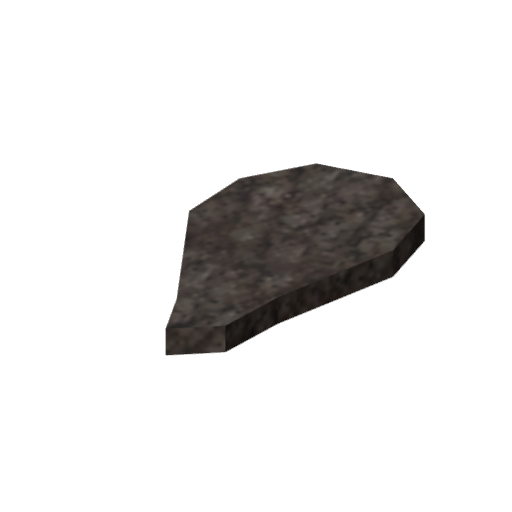
#> input picture docs/images/items/all/19882_marcossteak2.png, 512 x 512 px
$ python -i recipe_icons.py   (imports and definitions only)
#> lines starting #> are read from the running program, lines starting #| are printed output that depends on the picture
"""Writes the crafting resource's item icons for the /recipes window.

    python -m tools.recipe_icons

Reads docs/images/items/all/index.json and its 512px renders (written by tools.render_item_models --all --set all),
crops each render to its visible pixels, pads it square and scales it to SIZE px into
resources/[scavengesurvive]/crafting/client/icons/, then writes the uname -> file map (client/icons.lua) and the
meta.xml <file> lines between the icons markers. Run it again after re-rendering items.
"""
from __future__ import annotations

import json
import re
from pathlib import Path

from PIL import Image

ROOT = Path(__file__).resolve().parents[1]
RENDERS = ROOT / "docs" / "images" / "items" / "all"
RESOURCE = ROOT / "resources" / "[scavengesurvive]" / "crafting"
ICONS = RESOURCE / "client" / "icons"
MAP = RESOURCE / "client" / "icons.lua"
META = RESOURCE / "meta.xml"
SIZE = 64
PAD = 2  # transparent border so the scaled edge does not clip


def icon(src: Path, dst: Path) -> None:
#> called with dst = 'out.png'
    im = Image.open(src).convert("RGBA")
#> im is the input picture: PIL image 512x512 RGBA; mean R, G, B, A 7.9, 7.1, 6.6, 31.8
    box = im.getchannel("A").getbbox()
#> box = (165, 163, 426, 356)
    if box:
        im = im.crop(box)
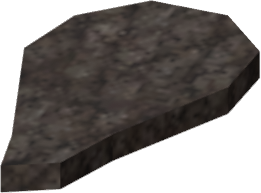
#> im: PIL image 261x193 RGBA; mean R, G, B, A 40.8, 36.5, 34.1, 165.6; transparent parts drawn white
    side = max(im.size)
#> side = 261
    square = Image.new("RGBA", (side, side))
#> square: PIL image 261x261 RGBA; every value is 0
    square.paste(im, ((side - im.width) // 2, (side - im.height) // 2))
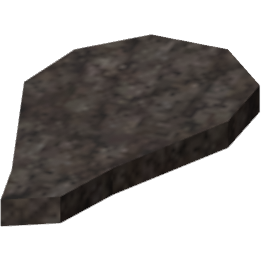
#> square: PIL image 261x261 RGBA; mean R, G, B, A 30.2, 27, 25.2, 122.4; transparent parts drawn white
    inner = SIZE - 2 * PAD
    out = Image.new("RGBA", (SIZE, SIZE))
#> out: PIL image 64x64 RGBA; every value is 0
    out.paste(square.resize((inner, inner), Image.LANCZOS), (PAD, PAD))
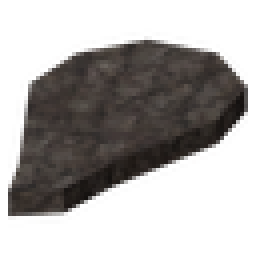
#> out: PIL image 64x64 RGBA (shown 4 times larger); mean R, G, B, A 28.5, 25.4, 23.7, 107.6; transparent parts drawn white
    out.save(dst, optimize=True)


def main() -> int:
    index: dict[str, str] = json.loads((RENDERS / "index.json").read_text(encoding="utf8"))
    index = {u: f for u, f in index.items() if (RENDERS / f).is_file()}
    files = sorted(set(index.values()))
    ICONS.mkdir(parents=True, exist_ok=True)
    for old in ICONS.glob("*.png"):
        if old.name not in files:
            old.unlink()
    for f in files:
        icon(RENDERS / f, ICONS / f)
    rows = "\n".join(f'    {u} = "{f}",' for u, f in sorted(index.items()))
    MAP.write_text(
        "-- Generated by tools/recipe_icons.py from docs/images/items/all/index.json. Do not edit.\n"
        f"return {{\n{rows}\n}}\n",
        encoding="utf8",
    )
    lines = "\n".join(f'    <file src="client/icons/{f}"/>' for f in files)
    meta = META.read_text(encoding="utf8")
    block = f"    <!-- icons:begin (tools/recipe_icons.py) -->\n{lines}\n    <!-- icons:end -->"
    pattern = re.compile(r"    <!-- icons:begin.*?<!-- icons:end -->", re.S)
    meta = pattern.sub(lambda _: block, meta) if pattern.search(meta) else meta.replace("</meta>", f"{block}\n</meta>")
    META.write_text(meta, encoding="utf8")
    size = sum((ICONS / f).stat().st_size for f in files)
    print(f"recipe_icons: {len(index)} items, {len(files)} icons, {size // 1024} KiB -> {ICONS.relative_to(ROOT)}")
    return 0


# [2 lines not run here, left out]

>>> result = icon('../docs/images/items/all/19882_marcossteak2.png', 'out.png')

$ run again, on docs/images/items/all/21317_tampa_door_lf_ok.png
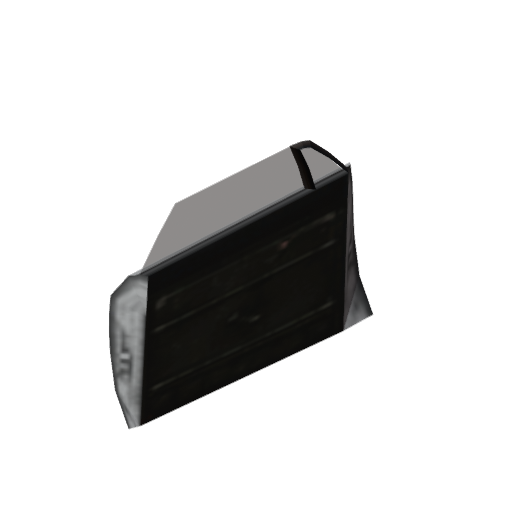
#> input picture docs/images/items/all/21317_tampa_door_lf_ok.png, 512 x 512 px
#> in icon, im is the input picture: PIL image 512x512 RGBA; mean R, G, B, A 6, 5.8, 5.6, 42.1
#> box = (108, 140, 374, 430)
#> in icon, `im = im.crop(box)`:
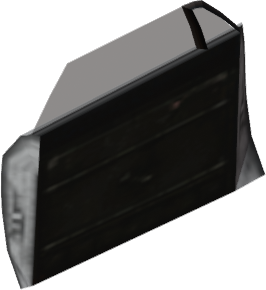
#> im: PIL image 266x290 RGBA; mean R, G, B, A 20.3, 19.6, 18.7, 143; transparent parts drawn white
#> in icon, `out.paste(square.resize((inner, inner), Image.LANCZOS), (PAD, PAD))`:
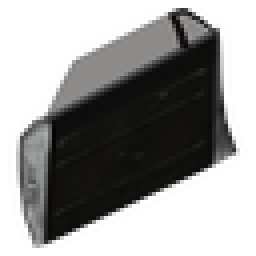
#> out: PIL image 64x64 RGBA (shown 4 times larger); mean R, G, B, A 18.2, 17.7, 16.9, 115.3; transparent parts drawn white
